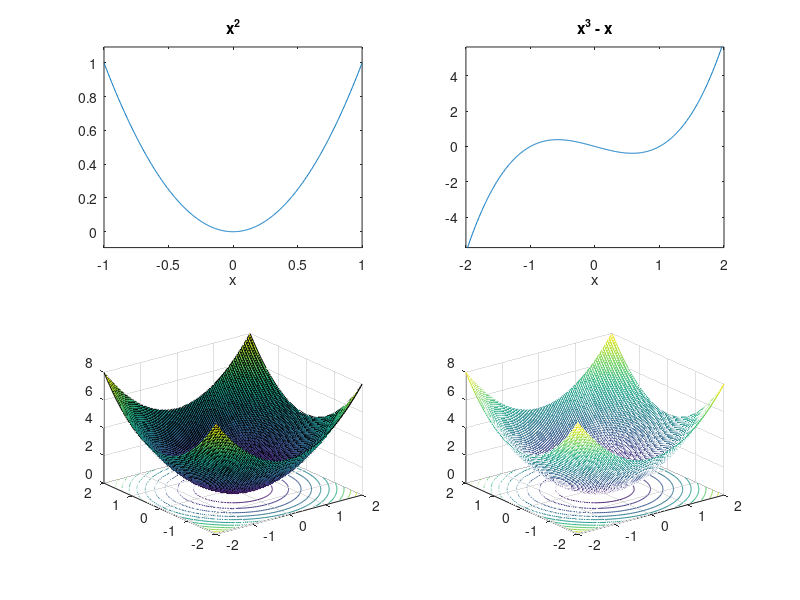

Write MATLAB code to recreate this figure.
%Our script

%a
subplot(2,2,1)
ezplot('x^2',[-1,1])

%b
subplot(2,2,2)
ezplot('x^3 - x',[-2,2])

%c
subplot(2,2,3)
%ezsurf('x^2 + y^2',[-2,2],[-2,2])
[X,Y] = meshgrid(linspace(-2,2))
Z = X.^2 + Y.^2;
surfc(X,Y,Z)

%d
subplot(2,2,4)
%ezmesh('x^2 + y^2',[-2,2],[-2,2])
meshc(X,Y,Z)
